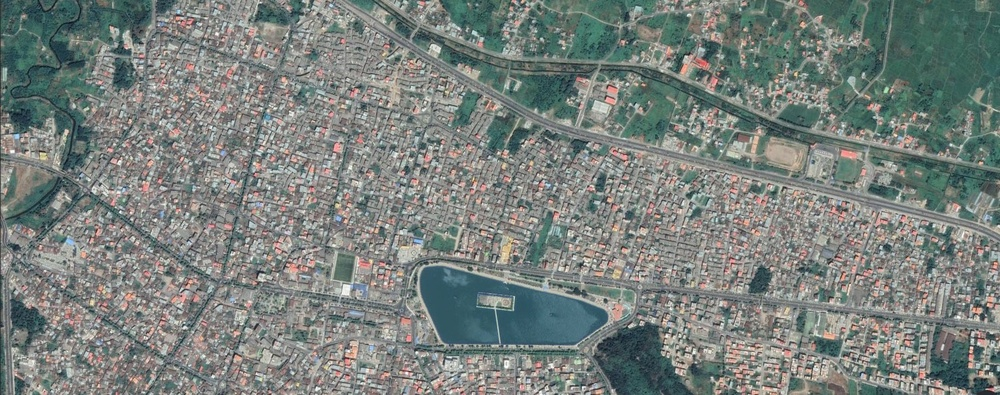
#> input picture Images/1.jpg, 1000 x 395 px, shrunk from 1820 x 718 before the run
$ python MinimumDistance.py
#> lines starting #> are read from the running program, lines starting #| are printed output that depends on the picture
### Myfuncs.py
import numpy as np

def my_mean(mask, img):
    mask_size = mask.shape;
    count = 0; jam = np.zeros((3, 1));
    for i in range(0,mask_size[0]):
        for j in range(0,mask_size[1]):
            if mask[i,j] > 0:
                count += 1
                jam[0,0] += img[i,j,0]
                jam[1,0] += img[i,j,1]
                jam[2,0] += img[i,j,2]
    return jam/count


# [22 lines left out: functions my_count, my_cov, not called in this run]

### MinimumDistance.py
__author__ = "Amir Mallaei"
__email__ = "amirmallaei@gmail.com"

from PIL import Image
import numpy as np
from matplotlib import pyplot as plt

from Myfuncs import my_mean

# Read the Original Image
img = np.array(Image.open('Images/1.jpg'))
#> img is the input picture: shape (395, 1000, 3); mean R, G, B 121, 128.3, 124.2
size_img = img.shape
#> size_img = (395, 1000, 3)

# Read the Masks
water = np.array(Image.open('Images/water.jpg'))
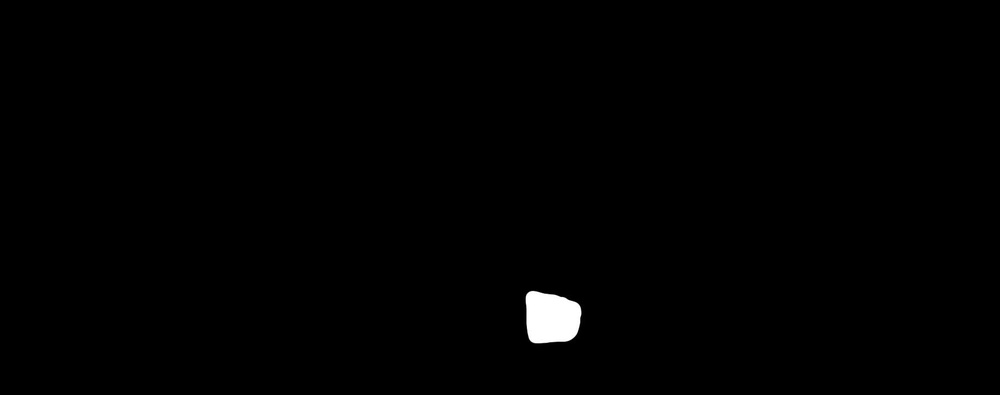
#> input picture Images/Water.jpg, 1000 x 395 px, shrunk from 1820 x 718 before the run, found by its file name
#> water is the input picture: shape (395, 1000); min 0, max 255, mean 1.6
green = np.array(Image.open('Images/green.jpg'))
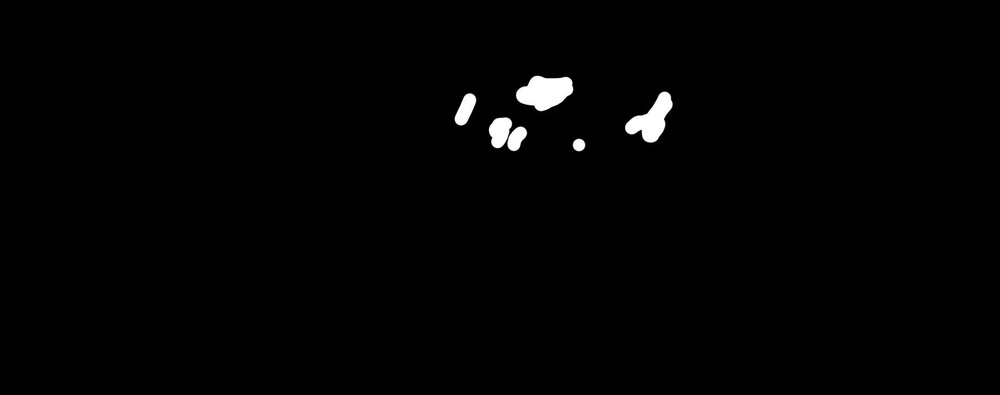
#> input picture Images/green.jpg, 1000 x 395 px, shrunk from 1820 x 718 before the run
#> green is the input picture: shape (395, 1000); min 0, max 255, mean 2.5
urban = np.array(Image.open('Images/urban.jpg'))
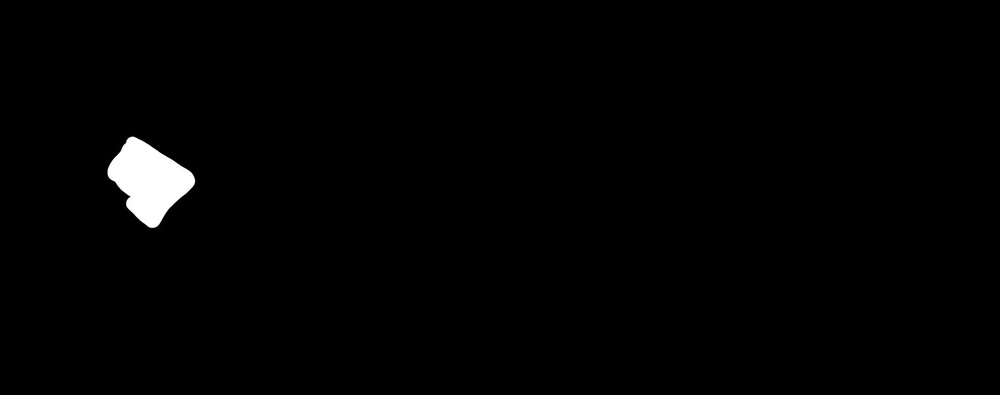
#> input picture Images/urban.jpg, 1000 x 395 px, shrunk from 1820 x 718 before the run
#> urban is the input picture: shape (395, 1000); min 0, max 255, mean 2.9


# Display sample regions
fig = plt.figure(figsize=(12, 8))
ax1 = fig.add_subplot(411)
ax2 = fig.add_subplot(412)
ax3 = fig.add_subplot(413)
ax4 = fig.add_subplot(414)

ax1.title.set_text('Original Image')
ax1.imshow(img)
ax2.title.set_text('Water Sample')
ax2.imshow(water, cmap='gray')
ax3.title.set_text('Green Sample')
ax3.imshow(green, cmap='gray')
ax4.title.set_text('Urban Sample')
ax4.imshow(urban, cmap='gray')
ax1.axis('off')
ax2.axis('off')
ax3.axis('off')
ax4.axis('off')
plt.show()
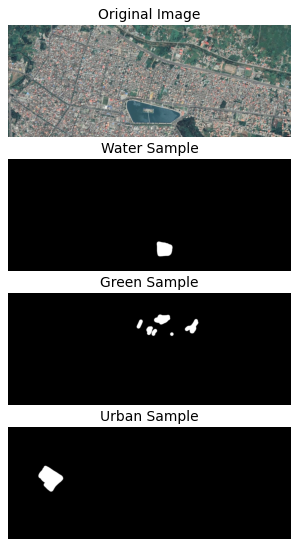
#> figure drawn by matplotlib, 4 panels

# calculating the mean water Section
mean1 = my_mean(water, img)
#> after the loop in my_mean, `for i in range(0,mask_size[0]):`: count = 3101; jam = [222956, 334633, 371065]
#> mean1 = [71.9, 107.9, 119.7]

# calculating the mean green Section
mean2 = my_mean(green, img)
#> mean2 = [80.28, 106.7, 100.7]

# calculating the mean urban Section
mean3 = my_mean(urban, img)
#> mean3 = [137.6, 135.9, 133.8]


regions = np.zeros((size_img))

# Calculating The G in Minimal Distance
for i in range(0, size_img[0]):
    for j in range(0, size_img[1]):
        x = img[i, j]
        g1 = np.matmul(x, mean1) - 0.5 * np.matmul(np.transpose(mean1), mean1)
        g2 = np.matmul(x, mean2) - 0.5 * np.matmul(np.transpose(mean2), mean2)
        g3 = np.matmul(x, mean3) - 0.5 * np.matmul(np.transpose(mean3), mean3)
        if g1 > g2 and g1 > g3:
            regions[i, j, 2] = 1
        elif g2 > g3 and g2 > g1:
            regions[i, j, 1] = 1
        else:
            regions[i, j, 0] = 1
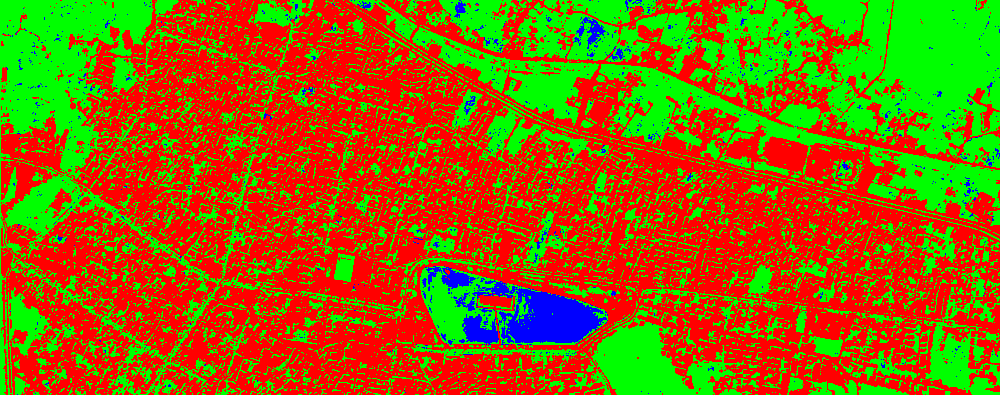
#> regions: shape (395, 1000, 3) float64; mean R, G, B 0.569, 0.408, 0.0223


# Displaying the Results
fig = plt.figure(figsize=(12, 8))
ax1 = fig.add_subplot(411)
ax2 = fig.add_subplot(412)
ax3 = fig.add_subplot(413)
ax4 = fig.add_subplot(414)


ax1.title.set_text('Water Section')
ax1.imshow(regions[:, :, 2], cmap='gray')
ax2.title.set_text('Green Section')
ax2.imshow(regions[:, :, 1], cmap='gray')
ax3.title.set_text('Urban Section')
ax3.imshow(regions[:, :, 0], cmap='gray')
ax4.imshow(regions)
ax1.axis('off')
ax2.axis('off')
ax3.axis('off')
ax4.axis('off')
plt.show()
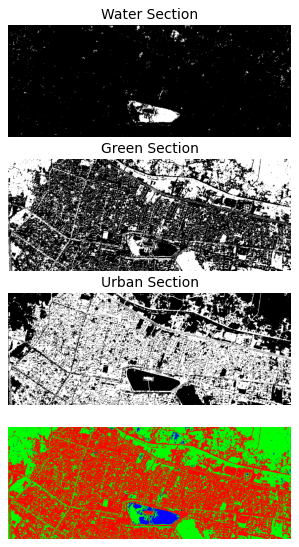
#> figure drawn by matplotlib, 4 panels
